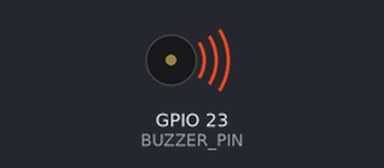
A program run on a simulated Raspberry Pi (BCM pin numbers). Parts: buzzer (waves = sounding, pin HIGH).

Above: at 0.2 s.
Timing chart, 0 to 3.0 s (numbered marks = the images above):
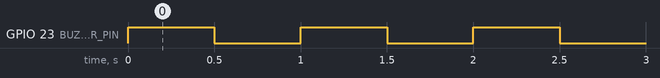

The program:

buzzer.py
```python
# buzzer.py

import wiringpi as pi
import time

BUZZER_PIN = 23
pi.wiringPiSetupGpio()
pi.pinMode(BUZZER_PIN, pi.OUTPUT)

while True:
    pi.digitalWrite(BUZZER_PIN, pi.HIGH)
    time.sleep(0.5)
    pi.digitalWrite(BUZZER_PIN, pi.LOW)
    time.sleep(0.5)
```

Measured:
- by itself, GPIO 23 (BUZZER_PIN): alternates HIGH for 0.50 s and LOW for 0.50 s
